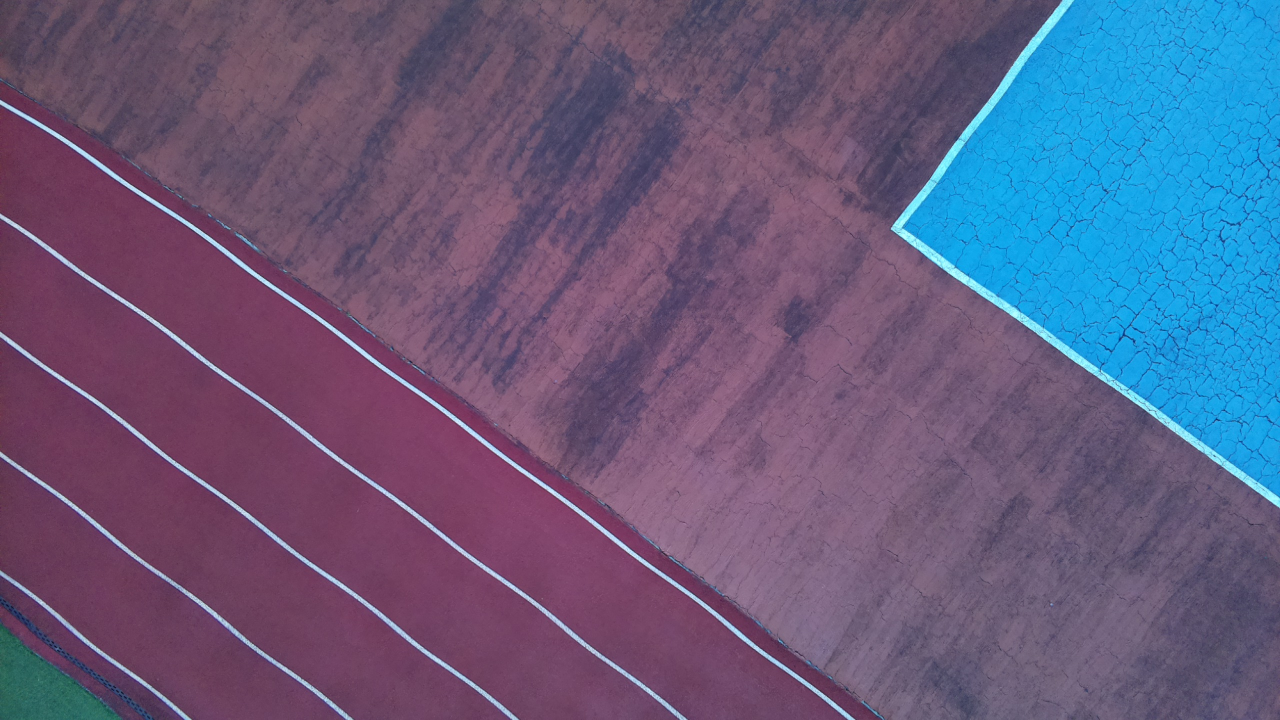
#> input picture overapping_50%/image1.jpg, 2560 x 1440 px (shown at 1/2 size)
$ python image_stitching.py overapping_50%/image1.jpg overapping_50%/image10.jpg
#> lines starting #> are read from the running program, lines starting #| are printed output that depends on the picture
#> in main, img1 is the input picture: shape (1440, 2560, 3); mean B, G, R 124.7, 91.7, 100.2
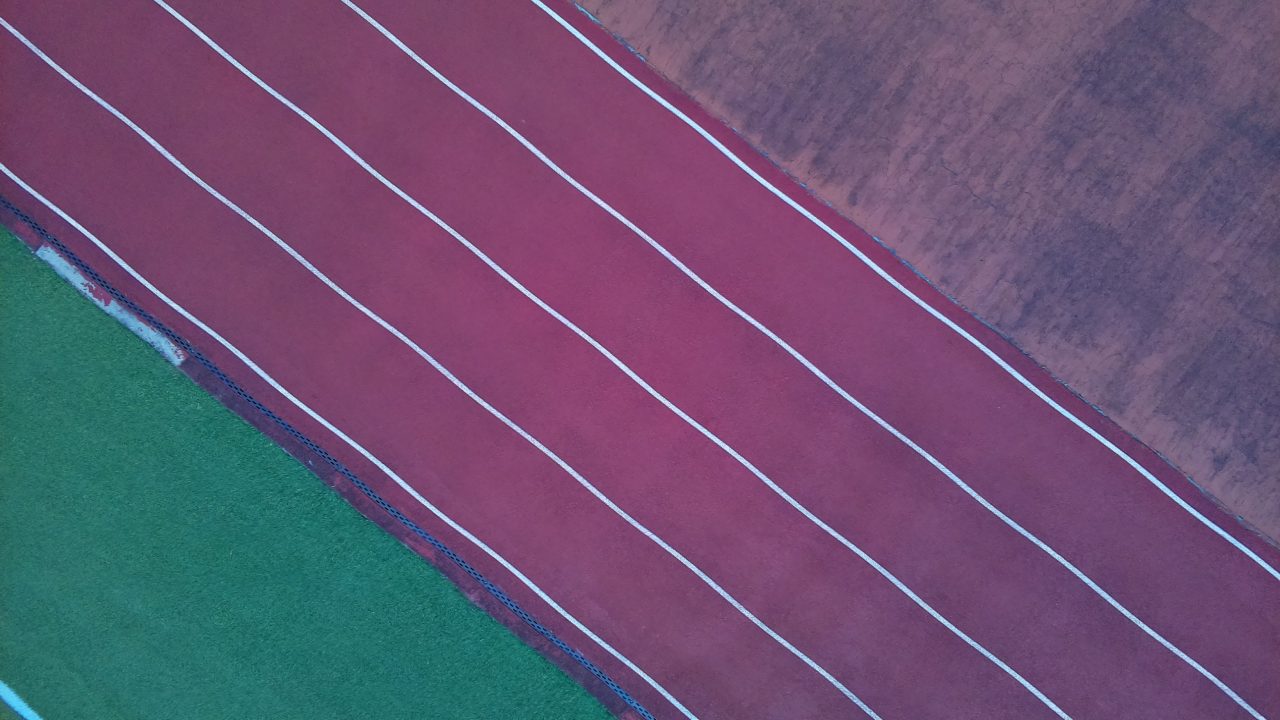
#> input picture overapping_50%/image10.jpg, 2560 x 1440 px (shown at 1/2 size)
#> in main, img2 is the input picture: shape (1440, 2560, 3); mean B, G, R 114.2, 83.8, 104.7
import cv2
import numpy as np
import sys

class Image_Stitching():
    def __init__(self):
        # 매칭 파라미터
        self.ratio = 0.85
        self.min_match = 10
        # SIFT 생성: OpenCV ≥4.4에서는 cv2.SIFT_create() 사용
        try:
            self.sift = cv2.SIFT_create()
        except AttributeError:
            # 구버전(OpenCV <4.4) 호환을 위해 contrib 모듈 폴백
            self.sift = cv2.xfeatures2d.SIFT_create()
        # 블렌딩을 위한 스무딩 윈도우 크기
        self.smoothing_window_size = 800

    def registration(self, img1, img2):
        kp1, des1 = self.sift.detectAndCompute(img1, None)
#> kp1 = 6136 keypoints; strongest (x, y, size): (59, 950, 6.8), (229, 831, 7), (245, 601, 6.8), (164, 547, 6.7)
        kp2, des2 = self.sift.detectAndCompute(img2, None)
#> kp2 = 6012 keypoints; strongest (x, y, size): (774, 941, 8.8), (1454, 896, 8), (2105, 1412, 8.9), (1860, 916, 8.4)
        matcher = cv2.BFMatcher()
        raw_matches = matcher.knnMatch(des1, des2, k=2)
#> raw_matches = 6136 matches
        good_points = []
        good_matches = []
        for m1, m2 in raw_matches:
            if m1.distance < self.ratio * m2.distance:
                good_points.append((m1.trainIdx, m1.queryIdx))
                good_matches.append([m1])
#> after the loop, good_matches = 358 matches; good_points = 358 pairs, first value 0 to 6003, second value 1 to 6129
        # 매칭 결과 저장
        img3 = cv2.drawMatchesKnn(img1, kp1, img2, kp2, good_matches, None, flags=2)
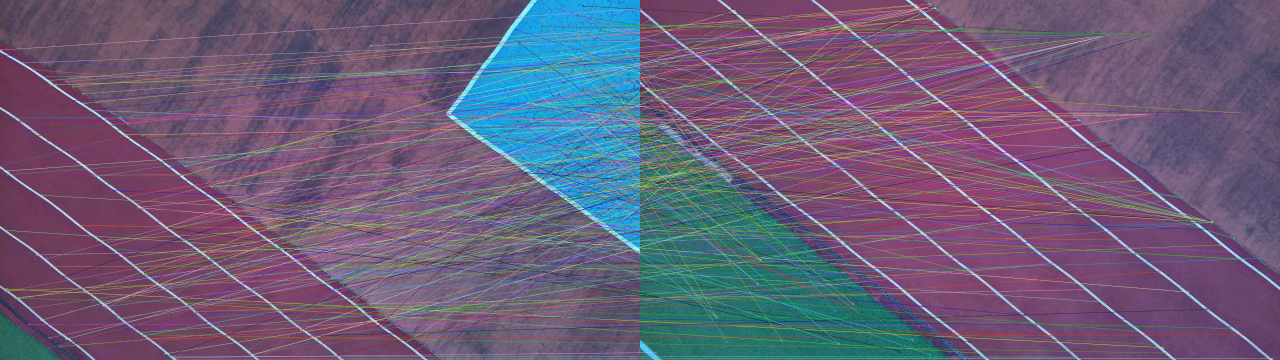
#> img3: shape (1440, 5120, 3) (shown at 1/4 size); mean B, G, R 120, 93, 107.2
        cv2.imwrite('matching.jpg', img3)

        H = None
        if len(good_points) > self.min_match:
            image1_kp = np.float32([kp1[i].pt for (_, i) in good_points])
#> image1_kp = 358 pairs, first value 3.13 to 2555.6, second value 23.67 to 1435.9
            image2_kp = np.float32([kp2[i].pt for (i, _) in good_points])
#> image2_kp = 358 pairs, first value 3.91 to 2529.7, second value 2.79 to 1434
            H, status = cv2.findHomography(image2_kp, image1_kp, cv2.RANSAC, 5.0)
#> H = [[-0.861, 0.282, 1878.7], [-0.181, 0.26, 385.8], [-0.000488, 0.000264, 1]]; status = 358 values, max 1 at index 170, min 0 at index 0, mean 0.0196
        return H

    def create_mask(self, img1, img2, version):
        h1, w1 = img1.shape[:2]
        w2 = img2.shape[1]
        h_panorama = h1
        w_panorama = w1 + w2
        offset = int(self.smoothing_window_size / 2)
        barrier = w1 - offset
        mask = np.zeros((h_panorama, w_panorama), dtype=np.float32)

        if version == 'left_image':
            mask[:, barrier - offset:barrier + offset] = np.tile(
                np.linspace(1, 0, 2 * offset).T, (h_panorama, 1)
            )
            mask[:, :barrier - offset] = 1
        else:
            mask[:, barrier - offset:barrier + offset] = np.tile(
                np.linspace(0, 1, 2 * offset).T, (h_panorama, 1)
            )
            mask[:, barrier + offset:] = 1

        return cv2.merge([mask, mask, mask])

    def blending(self, img1, img2):
        H = self.registration(img1, img2)
        if H is None:
            raise RuntimeError('충분한 매칭 포인트가 없어 호모그래피를 계산할 수 없습니다.')

        h1, w1 = img1.shape[:2]
#> h1 = 1440; w1 = 2560
        w2 = img2.shape[1]
#> w2 = 2560
        h_panorama = h1
#> h_panorama = 1440
        w_panorama = w1 + w2
#> w_panorama = 5120

        # 왼쪽 이미지 블렌딩
        panorama1 = np.zeros((h_panorama, w_panorama, 3), dtype=np.float32)
        mask1 = self.create_mask(img1, img2, version='left_image')
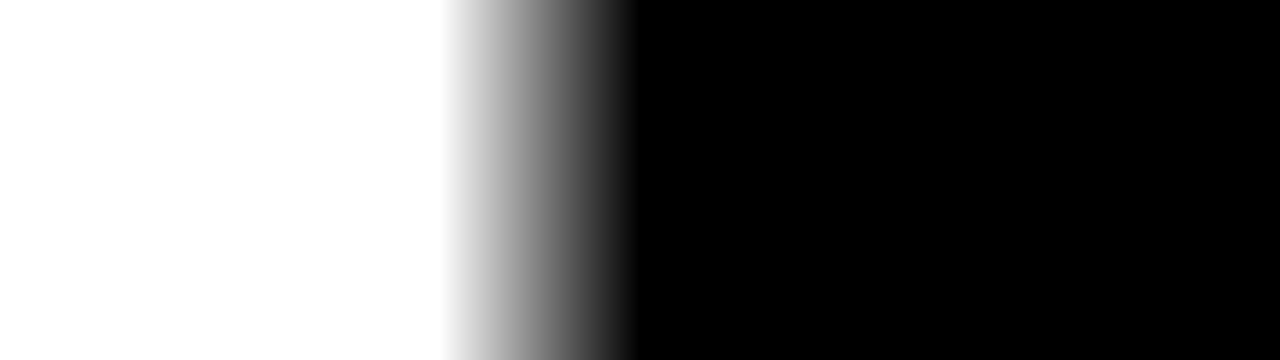
#> mask1: shape (1440, 5120, 3) float32 (shown at 1/4 size); min 0, max 1, mean 0.422
        panorama1[0:h1, 0:w1] = img1
        panorama1 *= mask1

        # 오른쪽 이미지 워핑 및 블렌딩
        mask2 = self.create_mask(img1, img2, version='right_image')
#> call 2 of create_mask, with version = 'right_image'
#> in create_mask (call 2), `mask[:, barrier - offset:barrier + offset] = np.tile( np.linspace(0, 1..`:
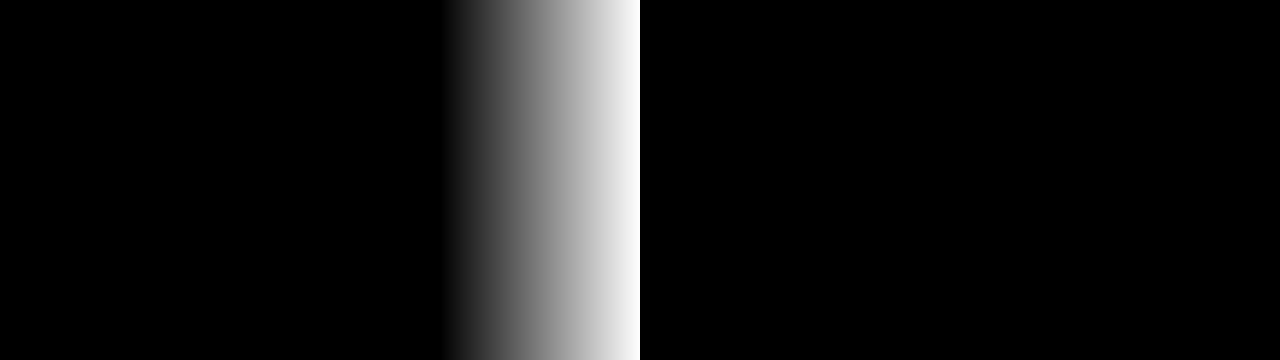
#> mask: shape (1440, 5120) float32 (shown at 1/4 size); min 0, max 1, mean 0.0781
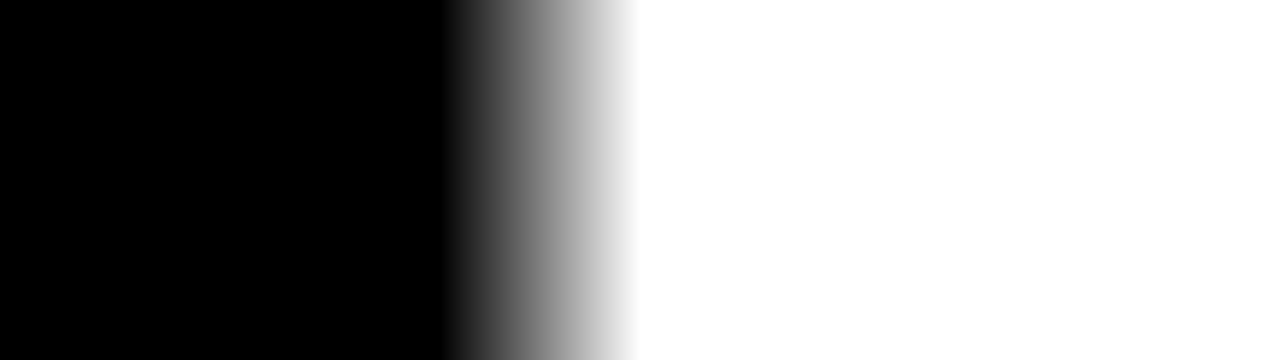
#> mask2: shape (1440, 5120, 3) float32 (shown at 1/4 size); min 0, max 1, mean 0.578
        panorama2 = cv2.warpPerspective(img2, H, (w_panorama, h_panorama)).astype(np.float32)
        panorama2 *= mask2
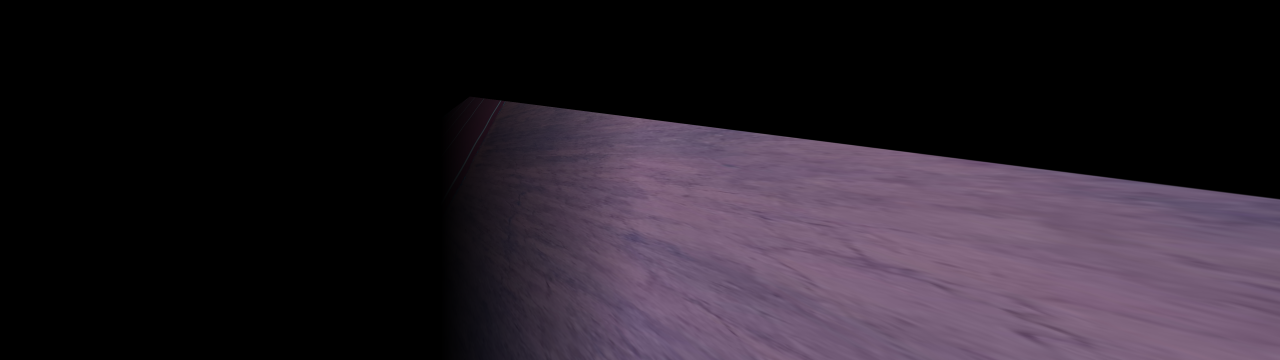
#> panorama2: shape (1440, 5120, 3) float32 (shown at 1/4 size); mean B, G, R 40.5, 31.1, 39.2

        result = panorama1 + panorama2
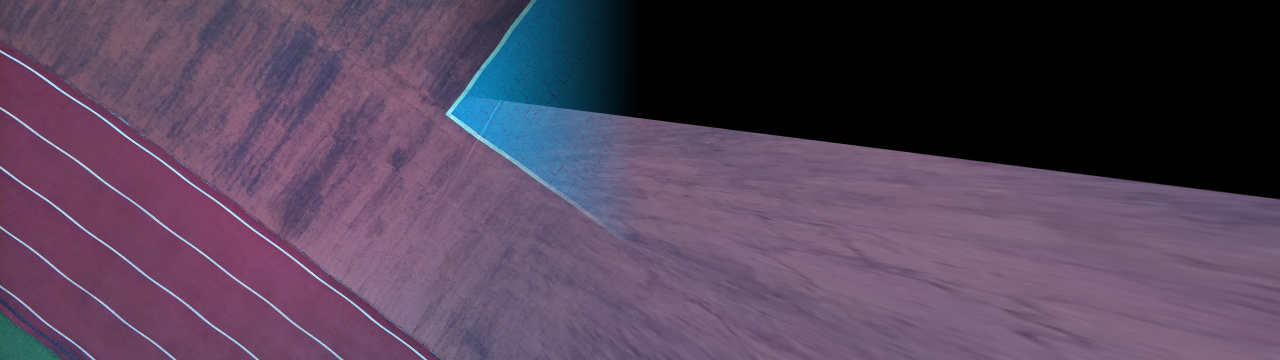
#> result: shape (1440, 5120, 3) float32 (shown at 1/4 size); mean B, G, R 90.8, 67.3, 86.2
        # 결과 크롭
        rows, cols = np.where(result[:, :, 0] != 0)
        min_row, max_row = min(rows), max(rows) + 1
#> min_row = 0; max_row = 1440
        min_col, max_col = min(cols), max(cols) + 1
#> min_col = 0; max_col = 5120
        final_result = result[min_row:max_row, min_col:max_col].astype(np.uint8)
        return final_result


def main(img_path1, img_path2):
    img1 = cv2.imread(img_path1)
    img2 = cv2.imread(img_path2)
    if img1 is None or img2 is None:
        print('이미지를 불러올 수 없습니다. 경로를 확인하세요.')
        return

    stitcher = Image_Stitching()
    panorama = stitcher.blending(img1, img2)
    cv2.imwrite('panorama.jpg', panorama)
    print('파노라마 이미지가 panorama.jpg로 저장되었습니다.')

if __name__ == '__main__':
    if len(sys.argv) != 3:
        print('사용법: python3 linrl3_image_stitching.py <이미지1> <이미지2>')
    else:
        main(sys.argv[1], sys.argv[2])
